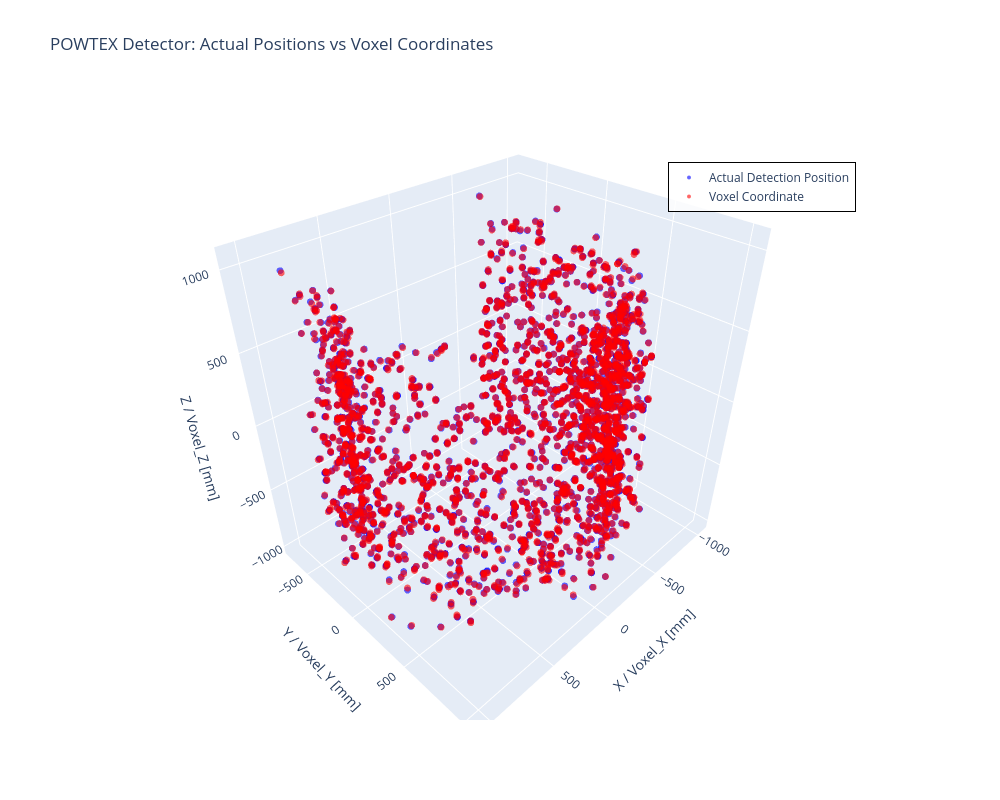

Notebook code for this chart:
### Markdown cell above
## 6. Create Combined 3D Plot with Color Differentiation

### Code cell
# Create combined 3D scatter plot with both datasets
fig_combined = go.Figure()

# Add actual positions (blue)
fig_combined.add_trace(go.Scatter3d(
    x=x_pos,
    y=y_pos,
    z=z_pos,
    mode='markers',
    marker=dict(
        size=4,
        color='blue',
        opacity=0.6,
        line=dict(width=0)
    ),
    text=[f"Actual Position {i}<br>x: {x_pos[i]:.2f}<br>y: {y_pos[i]:.2f}<br>z: {z_pos[i]:.2f}" 
          for i in range(len(x_pos))],
    hovertemplate='%{text}<extra></extra>',
    name='Actual Detection Position'
))

# Add voxel coordinates (red)
fig_combined.add_trace(go.Scatter3d(
    x=voxel_x,
    y=voxel_y,
    z=voxel_z,
    mode='markers',
    marker=dict(
        size=4,
        color='red',
        opacity=0.6,
        line=dict(width=0)
    ),
    text=[f"Voxel {i}<br>voxel_x: {voxel_x[i]:.2f}<br>voxel_y: {voxel_y[i]:.2f}<br>voxel_z: {voxel_z[i]:.2f}" 
          for i in range(len(voxel_x))],
    hovertemplate='%{text}<extra></extra>',
    name='Voxel Coordinate'
))

fig_combined.update_layout(
    title='POWTEX Detector: Actual Positions vs Voxel Coordinates',
    scene=dict(
        xaxis_title='X / Voxel_X [mm]',
        yaxis_title='Y / Voxel_Y [mm]',
        zaxis_title='Z / Voxel_Z [mm]',
        aspectmode='data'
    ),
    width=1000,
    height=800,
    hovermode='closest',
    showlegend=True,
    legend=dict(
        x=0.7,
        y=0.9,
        bgcolor='rgba(255,255,255,0.8)',
        bordercolor='black',
        borderwidth=1
    )
)

fig_combined.show()

### Figure 1 — Plotly figure (JSON) as saved in the notebook; plotly's stock layout.template omitted (floating-point values rounded to 4 significant figures; data arrays with more than 128 entries replaced by an {"elided": "..."} marker saying what was removed)
{"data": [{"hovertemplate": "%{text}<extra></extra>", "marker": {"color": "blue", "line": {"width": 0}, "opacity": 0.6, "size": 4}, "mode": "markers", "name": "Actual Detection Position", "text": {"elided": "2544 str values"}, "type": "scatter3d", "x": {"elided": "2544 float values"}, "y": {"elided": "2544 float values"}, "z": {"elided": "2544 float values"}}, {"hovertemplate": "%{text}<extra></extra>", "marker": {"color": "red", "line": {"width": 0}, "opacity": 0.6, "size": 4}, "mode": "markers", "name": "Voxel Coordinate", "text": {"elided": "2544 str values"}, "type": "scatter3d", "x": {"elided": "2544 float values"}, "y": {"elided": "2544 float values"}, "z": {"elided": "2544 float values"}}], "layout": {"height": 800, "hovermode": "closest", "legend": {"bgcolor": "rgba(255,255,255,0.8)", "bordercolor": "black", "borderwidth": 1, "x": 0.7, "y": 0.9}, "scene": {"aspectmode": "data", "xaxis": {"title": {"text": "X / Voxel_X [mm]"}}, "yaxis": {"title": {"text": "Y / Voxel_Y [mm]"}}, "zaxis": {"title": {"text": "Z / Voxel_Z [mm]"}}}, "showlegend": true, "title": {"text": "POWTEX Detector: Actual Positions vs Voxel Coordinates"}, "width": 1000}}
